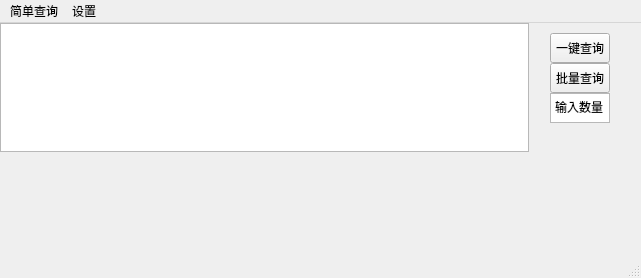
<?xml version="1.0" encoding="UTF-8"?>
<ui version="4.0">
 <class>MainWindow</class>
 <widget class="QMainWindow" name="MainWindow">
  <property name="geometry">
   <rect>
    <x>0</x>
    <y>0</y>
    <width>641</width>
    <height>278</height>
   </rect>
  </property>
  <property name="windowTitle">
   <string>MainWindow</string>
  </property>
  <widget class="QWidget" name="centralwidget">
   <widget class="QPushButton" name="pushButton">
    <property name="geometry">
     <rect>
      <x>550</x>
      <y>10</y>
      <width>60</width>
      <height>30</height>
     </rect>
    </property>
    <property name="text">
     <string>一键查询</string>
    </property>
   </widget>
   <widget class="QTableView" name="tableView">
    <property name="geometry">
     <rect>
      <x>0</x>
      <y>0</y>
      <width>529</width>
      <height>129</height>
     </rect>
    </property>
   </widget>
   <widget class="QPlainTextEdit" name="plainTextEdit">
    <property name="geometry">
     <rect>
      <x>550</x>
      <y>70</y>
      <width>60</width>
      <height>30</height>
     </rect>
    </property>
    <property name="plainText">
     <string>输入数量</string>
    </property>
   </widget>
   <widget class="QPushButton" name="pushButton_2">
    <property name="geometry">
     <rect>
      <x>550</x>
      <y>40</y>
      <width>60</width>
      <height>30</height>
     </rect>
    </property>
    <property name="text">
     <string>批量查询</string>
    </property>
   </widget>
  </widget>
  <widget class="QMenuBar" name="menubar">
   <property name="geometry">
    <rect>
     <x>0</x>
     <y>0</y>
     <width>641</width>
     <height>22</height>
    </rect>
   </property>
   <widget class="QMenu" name="menu">
    <property name="title">
     <string>简单查询</string>
    </property>
   </widget>
   <widget class="QMenu" name="menu_2">
    <property name="title">
     <string>设置</string>
    </property>
   </widget>
   <addaction name="menu"/>
   <addaction name="menu_2"/>
  </widget>
  <widget class="QStatusBar" name="statusbar"/>
 </widget>
 <resources/>
 <connections/>
</ui>
